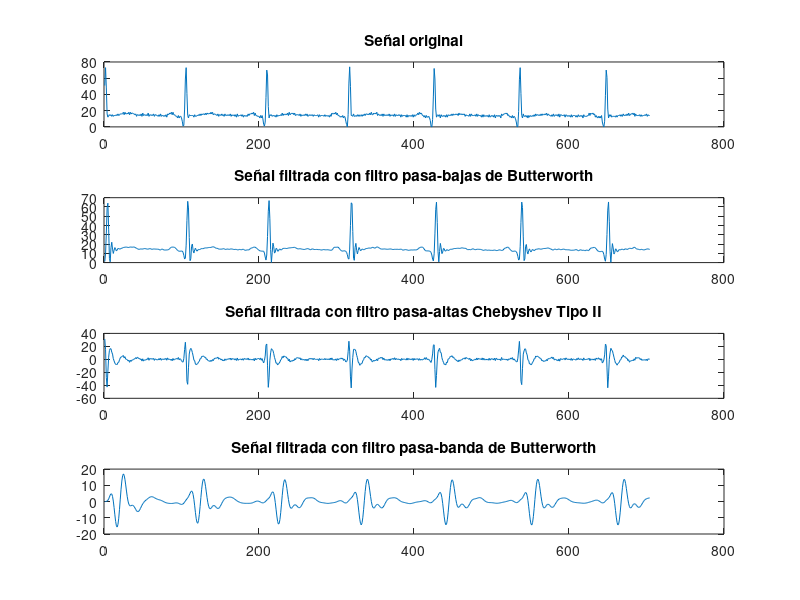

MATLAB code for this plot:
 % Cargar datos de ECG
s = load("ECG.txt");

% Frecuencia de muestreo
fs = 250;

% Frecuencias de corte
fx_low = 60;     % Frecuencia de corte para el filtro pasa-bajas
fx_high = 10;    % Frecuencia de corte para el filtro pasa-altas
fx_low_band = 5; % Frecuencia de corte inferior para el filtro pasa-banda
fx_high_band = 20; % Frecuencia de corte superior para el filtro pasa-banda

% Orden del filtro
n = 6;

% Normalización de las frecuencias
wn_low = fx_low / (fs / 2);       % Frecuencia normalizada para el filtro pasa-bajas
wn_high = fx_high / (fs / 2);     % Frecuencia normalizada para el filtro pasa-altas
wn_band = [fx_low_band fx_high_band] / (fs / 2); % Frecuencias normalizadas para el filtro pasa-banda

% Diseño del filtro pasa-bajas de Butterworth
[b_low, a_low] = butter(n, wn_low, 'low');

% Diseño del filtro pasa-altas Chebyshev Tipo II
[b_high, a_high] = cheby2(n, 40, wn_high, 'high');

% Diseño del filtro pasa-banda de Butterworth
[b_band, a_band] = butter(n, wn_band, 'bandpass');

% Aplicar filtros a la señal ECG
s_low = filter(b_low, a_low, s);
s_high = filter(b_high, a_high, s);
s_band = filter(b_band, a_band, s);

% Graficar resultados
figure;
subplot(4, 1, 1);
plot(s);
title('Señal original');

subplot(4, 1, 2);
plot(s_low);
title('Señal filtrada con filtro pasa-bajas de Butterworth');

subplot(4, 1, 3);
plot(s_high);
title('Señal filtrada con filtro pasa-altas Chebyshev Tipo II');

subplot(4, 1, 4);
plot(s_band);
title('Señal filtrada con filtro pasa-banda de Butterworth');